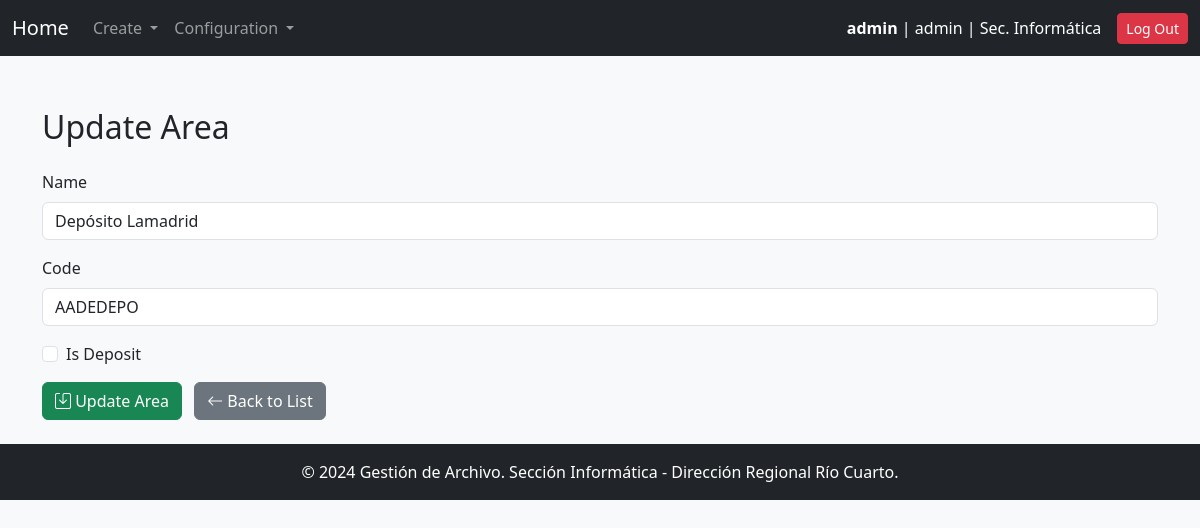
Page /areas/update/4/ (signed in) on the earlier database version.
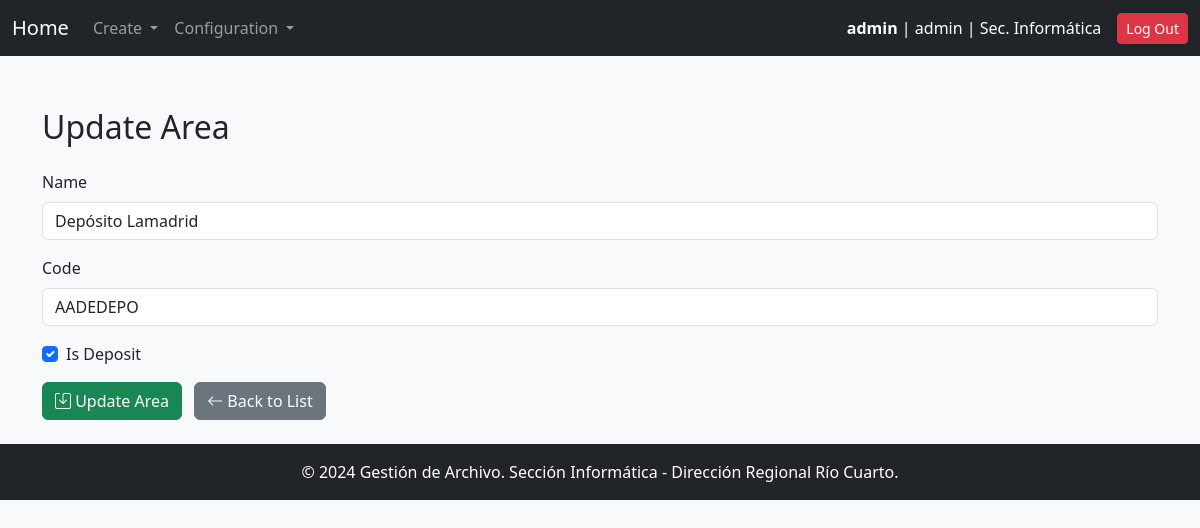
Same page on the later database version.
### gestion_archivo_app/models.py (models this page shows, shortened)
class Area(models.Model):
    code = models.CharField(max_length=30, unique=True, verbose_name="Area Code")
    name = models.CharField(max_length=100, unique=True, verbose_name="Area Name")
    description = models.TextField(blank=True, null=True, verbose_name="Description")
    is_deposit = models.BooleanField(default=False, verbose_name="Is Deposit")

### gestion_archivo_app/views.py (the view)
# urls.py: path("areas/update/<int:area_id>/", area_update, name="area_update"),
@login_required
@user_passes_test_with_message(is_admin, "Only the admin can access this page.")
def area_update(request, area_id):
    area = get_object_or_404(Area, id=area_id)
    if request.method == "POST":
        area.name = request.POST.get("name", area.name)
        area.code = request.POST.get("code", area.code)
        area.is_deposit = request.POST.get("is_deposit") == "on"
        area.save()
        return redirect("area_list")
    return render(request, "area_update.html", {"area": area})

### gestion_archivo_app/context_processors.py (called while the page is built)
def system_config(request):
    try:
        pagination_limit = int(SystemConfigKeyValues.objects.get(key="pagination_limit").value)
    except SystemConfigKeyValues.DoesNotExist:
        pagination_limit = 10  # Valor por defecto
    try:
        default_archive_code = SystemConfigKeyValues.objects.get(key="default_archive_code").value
    except SystemConfigKeyValues.DoesNotExist:
        default_archive_code = "AADE_ARCHIVE"  # Valor por defecto
    return {
        "pagination_limit": pagination_limit,
        "default_archive_code": default_archive_code,
    }

### gestion_archivo_app/views.py (called while the page is built)
def user_passes_test_with_message(test_func, message="You do not have permission to access this page."):
    def decorator(view_func):
        @wraps(view_func)
        def _wrapped_view(request, *args, **kwargs):
            if test_func(request.user):
                return view_func(request, *args, **kwargs)
            messages.error(request, message)
            return redirect(request.META.get('HTTP_REFERER', '/'))
        return _wrapped_view
    return decorator

def is_admin(user):
    return user.role == 'admin'

### gestion_archivo_app/templates/area_update.html (shortened to what this page needs)
{% extends 'base.html' %}
{% block content %}
<div class="container mt-5">
    <h2 class="mb-4">Update Area</h2>
    <form method="post" class="needs-validation" novalidate>
        <div class="mb-3">
            <label for="name" class="form-label">Name</label>
            <input type="text" name="name" class="form-control" value="{{ area.name }}" required>
        </div>
        <div class="mb-3">
            <label for="code" class="form-label">Code</label>
            <input type="text" name="code" class="form-control" value="{{ area.code }}" required>
        </div>
        <div class="form-check mb-3">
            <input type="checkbox" name="is_deposit" class="form-check-input" id="is_deposit" {% if area.is_deposit %}checked{% endif %}>
            <label for="is_deposit" class="form-check-label">Is Deposit</label>
        </div>
        <button type="submit" class="btn btn-success">
            <i class="bi bi-save"></i> Update Area
        </button>
        <a href="{% url 'area_list' %}" class="btn btn-secondary ms-2">
            <i class="bi bi-arrow-left"></i> Back to List
        </a>
    </form>
</div>
{% endblock %}

Differences in the rows shown:
changed Area "Depósito Lamadrid": is_deposit "☐" → "☑"
